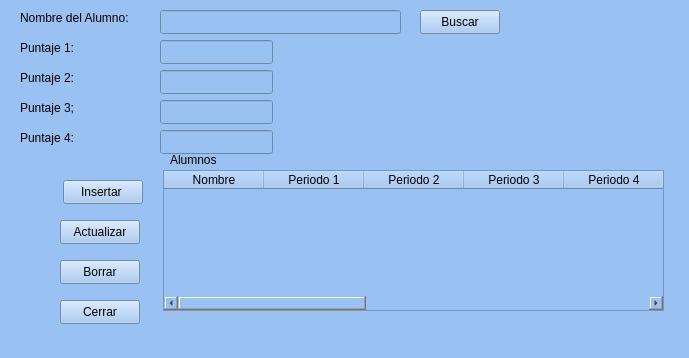
<?xml version="1.0" encoding="UTF-8"?>
<ui version="4.0">
 <class>MainWindow</class>
 <widget class="QMainWindow" name="MainWindow">
  <property name="geometry">
   <rect>
    <x>0</x>
    <y>0</y>
    <width>689</width>
    <height>358</height>
   </rect>
  </property>
  <property name="windowTitle">
   <string>Bases de Datos en Python</string>
  </property>
  <property name="styleSheet">
   <string notr="true">background-color: rgb(153, 193, 241);</string>
  </property>
  <widget class="QWidget" name="centralwidget">
   <widget class="QPushButton" name="btnInsertar">
    <property name="geometry">
     <rect>
      <x>63</x>
      <y>180</y>
      <width>80</width>
      <height>24</height>
     </rect>
    </property>
    <property name="text">
     <string>Insertar </string>
    </property>
   </widget>
   <widget class="QPushButton" name="btnCerrar">
    <property name="geometry">
     <rect>
      <x>60</x>
      <y>300</y>
      <width>80</width>
      <height>24</height>
     </rect>
    </property>
    <property name="text">
     <string>Cerrar</string>
    </property>
   </widget>
   <widget class="QPushButton" name="btnBorrar">
    <property name="geometry">
     <rect>
      <x>60</x>
      <y>260</y>
      <width>80</width>
      <height>24</height>
     </rect>
    </property>
    <property name="text">
     <string>Borrar</string>
    </property>
   </widget>
   <widget class="QLabel" name="label">
    <property name="geometry">
     <rect>
      <x>170</x>
      <y>150</y>
      <width>171</width>
      <height>20</height>
     </rect>
    </property>
    <property name="text">
     <string>Alumnos</string>
    </property>
   </widget>
   <widget class="QTableWidget" name="tablaAlumnos">
    <property name="geometry">
     <rect>
      <x>163</x>
      <y>170</y>
      <width>501</width>
      <height>141</height>
     </rect>
    </property>
    <property name="columnCount">
     <number>10</number>
    </property>
    <column>
     <property name="text">
      <string>Nombre</string>
     </property>
    </column>
    <column>
     <property name="text">
      <string>Periodo 1</string>
     </property>
    </column>
    <column>
     <property name="text">
      <string>Periodo 2</string>
     </property>
    </column>
    <column>
     <property name="text">
      <string>Periodo 3</string>
     </property>
    </column>
    <column>
     <property name="text">
      <string>Periodo 4</string>
     </property>
    </column>
    <column/>
    <column/>
    <column/>
    <column/>
    <column/>
   </widget>
   <widget class="QLabel" name="label_2">
    <property name="geometry">
     <rect>
      <x>20</x>
      <y>10</y>
      <width>131</width>
      <height>16</height>
     </rect>
    </property>
    <property name="text">
     <string>Nombre del Alumno:</string>
    </property>
   </widget>
   <widget class="QLabel" name="label_3">
    <property name="geometry">
     <rect>
      <x>20</x>
      <y>40</y>
      <width>58</width>
      <height>16</height>
     </rect>
    </property>
    <property name="text">
     <string>Puntaje 1:</string>
    </property>
   </widget>
   <widget class="QLabel" name="label_4">
    <property name="geometry">
     <rect>
      <x>20</x>
      <y>70</y>
      <width>58</width>
      <height>16</height>
     </rect>
    </property>
    <property name="text">
     <string>Puntaje 2:</string>
    </property>
   </widget>
   <widget class="QLabel" name="label_5">
    <property name="geometry">
     <rect>
      <x>20</x>
      <y>100</y>
      <width>58</width>
      <height>16</height>
     </rect>
    </property>
    <property name="text">
     <string>Puntaje 3;</string>
    </property>
   </widget>
   <widget class="QLabel" name="label_6">
    <property name="geometry">
     <rect>
      <x>20</x>
      <y>130</y>
      <width>58</width>
      <height>16</height>
     </rect>
    </property>
    <property name="text">
     <string>Puntaje 4:</string>
    </property>
   </widget>
   <widget class="QLineEdit" name="txtNombre">
    <property name="geometry">
     <rect>
      <x>160</x>
      <y>10</y>
      <width>241</width>
      <height>24</height>
     </rect>
    </property>
   </widget>
   <widget class="QLineEdit" name="txtPuntaje1">
    <property name="geometry">
     <rect>
      <x>160</x>
      <y>40</y>
      <width>113</width>
      <height>24</height>
     </rect>
    </property>
   </widget>
   <widget class="QLineEdit" name="txtPuntaje2">
    <property name="geometry">
     <rect>
      <x>160</x>
      <y>70</y>
      <width>113</width>
      <height>24</height>
     </rect>
    </property>
   </widget>
   <widget class="QLineEdit" name="txtPuntaje3">
    <property name="geometry">
     <rect>
      <x>160</x>
      <y>100</y>
      <width>113</width>
      <height>24</height>
     </rect>
    </property>
   </widget>
   <widget class="QLineEdit" name="txtPuntaje4">
    <property name="geometry">
     <rect>
      <x>160</x>
      <y>130</y>
      <width>113</width>
      <height>24</height>
     </rect>
    </property>
   </widget>
   <widget class="QPushButton" name="btnModificar">
    <property name="geometry">
     <rect>
      <x>60</x>
      <y>220</y>
      <width>80</width>
      <height>24</height>
     </rect>
    </property>
    <property name="text">
     <string>Actualizar</string>
    </property>
   </widget>
   <widget class="QPushButton" name="btnBuscar">
    <property name="geometry">
     <rect>
      <x>420</x>
      <y>10</y>
      <width>80</width>
      <height>24</height>
     </rect>
    </property>
    <property name="text">
     <string>Buscar</string>
    </property>
   </widget>
  </widget>
 </widget>
 <resources/>
 <connections/>
</ui>
